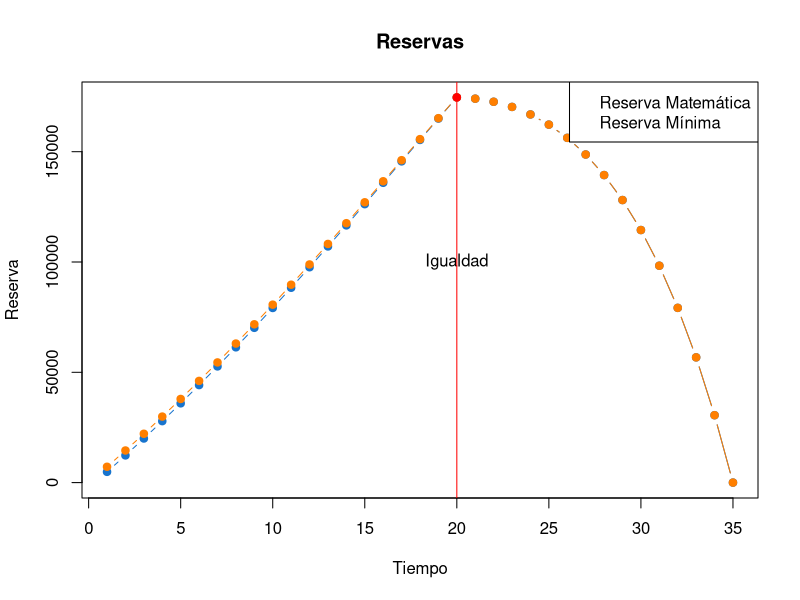

The R source for this figure:

library(readxl)

datos <- read_excel("ReservaMin.xlsx")

RMatematica <- datos$`Reserva Matemática`
RMinima <- datos$`Reserva Mínima`
Tiempo <- datos$Tiempo


plot(Tiempo,RMinima,main='Reservas',xlab='Tiempo',ylab='Reserva',
     col="dodgerblue3",bg="dodgerblue3",pch=21, type='b')
#ylim(0,200000)
lines(x=Tiempo,y=RMatematica,col="darkorange1",bg="darkorange1",pch=21, type='b')
text(20,100000,labels='Igualdad')
points(20,datos$`Reserva Matemática`[20],col='red',bg='red',pch=21) #
abline(v=20,col="red")
legend('topright', legend=c('Reserva Matemática', 'Reserva Mínima'),col=c("darkorange1","dodgerblue3"))
